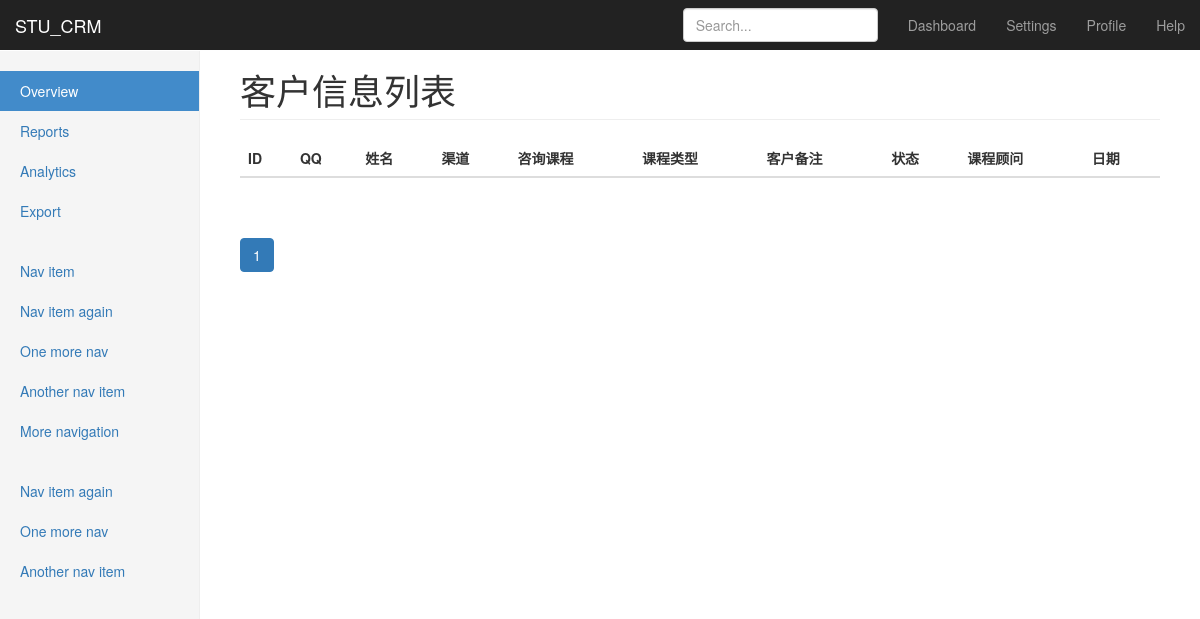
The app's page /crm/customers/ (signed in), older data.
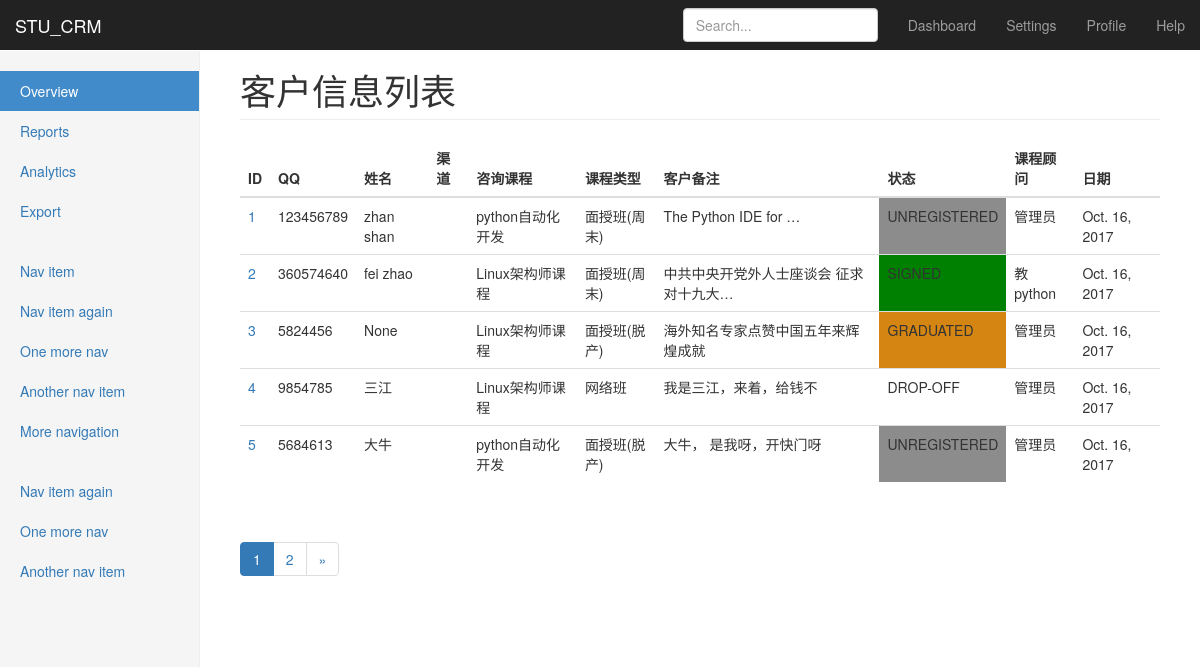
The same page, newer data.
### stu_crm/models.py (models this page shows, shortened)
class Customer(models.Model):#创建客户表
    qq = models.CharField(max_length=64,unique=True)
    name = models.CharField(max_length=32,blank=True,null=True)#客户资询字段名字不是必要的
    phone = models.BigIntegerField(blank=True,null=True)#电话，长整数
    course = models.ForeignKey('Course')#要咨询的课程，关联课程表
    course_type = models.CharField(max_length=64,choices=course_type_choices,default='offline_weekend')#要以什么形式上课
    consult_memo = models.TextField()#咨询记录
    source_type_choices = (('qq', u"qq群"),
                   ('referral', u"内部转介绍"),
                   ('51cto', u"51cto"),
                   ('agent', u"招生代理"),
                   ('others', u"其它"),
                   )#来源渠道选项
    source_type = models.CharField(max_length=64,choices=source_type_choices)#来源渠道
    referral_from = models.ForeignKey('self',blank=True,null=True,related_name="internal_who")#写表名也行'Customer',关联自己
    status_choices = (('signed',u"已报名"),
                      ('unregistered',u"未报名"),
                      ('graduated',u"已毕业"),
                      ('drop-off',u"退学"),
                      )#客户状态
    status = models.CharField(choices=status_choices,max_length=64)#记录客户状态
    consultant = models.ForeignKey('UserProfile',verbose_name='课程顾问')#记录接待人
    class_list = models.ManyToManyField("ClassList",blank=True)#manytomany不需要null=True,记录已报名客户所在班级
    date = models.DateField('咨询日期',auto_now_add=True)#记录咨询日期

class Course(models.Model):#课程表
    name = models.CharField(max_length=64,unique=True)#课程名
    online_price = models.IntegerField()#网络班价格
    offline_price = models.IntegerField()#面授班价格
    introduction = models.TextField()#课程介绍
    def __str__(self):
        return self.name

class UserProfile(models.Model):#创建用户表
    user = models.OneToOneField(User)#一对一 关联到django用户表
    name = models.CharField(max_length=64)
    school = models.ForeignKey('School')#关联School表
    def __str__(self):
        return self.name  # 反射字段名
    class Meta:
        permissions = (('view_customer_list',"可以查看客户列表"),
                       ('view_customer_info', "可以查看客户详情"),
                       ('edit_own_customer_info', "可以修改自己客户信息"),
                       )

### stu_crm/permissions.py (the view)
    def wrapper(*args,**kwargs):
        print('--start check perm--')
        if perm_check(*args, **kwargs) is not True:
            return render(args[0],'stu_crm/crm/403.html')
        return func(*args,**kwargs)

### stu_crm/permissions.py (called while the page is built)
def check_permission(func):#装饰器
    def wrapper(*args,**kwargs):
        print('--start check perm--')
        if perm_check(*args, **kwargs) is not True:
            return render(args[0],'stu_crm/crm/403.html')
        return func(*args,**kwargs)
    return wrapper

### stu_crm/templatetags/custom_tags.py (called while the page is built)
@register.filter
@stringfilter
def self_upper(value):
    print("--val from template--",value)
    return value.upper()

@register.simple_tag# 可传参数前端使用 {% guess_page customer_list.number page_num %}
def guess_page(current_page,loop_num):
    offset = abs(current_page-loop_num)
    if offset <3:
        if current_page == loop_num:
            page_ele = """<li class ="active"><a href="?page=%s"> %s </a></li>"""  %(loop_num,loop_num)
        else:
            page_ele = """<li class =""><a href="?page=%s"> %s </a></li>"""  %(loop_num,loop_num)
        return format_html(page_ele,)
    else:
        return ''

### stu_crm/views.py (called while the page is built)
@check_permission
def customers(request):#前端分页,显示列表
    customer_list = models.Customer.objects.all()
    paginator = Paginator(customer_list,5)
    page = request.GET.get('page')
    try:
        customer_objs = paginator.page(page)#返回指定页
    except PageNotAnInteger:#如果请求错误返回第一页
        customer_objs = paginator.page(1)#报错返回第一页
    except EmptyPage:#如果请求过界返回最后一页
        customer_objs = paginator.page(paginator.num_pages)
    return render(request,'stu_crm/crm/customers.html',{'customer_list' : customer_objs})

### templates/stu_crm/crm/customers.html (shortened to what this page needs)
{% extends '../base.html' %}
{% load custom_tags %}
{% block page-header %}
客户信息列表
{% endblock %}
{% block page-content %}
    <table class="table table-hover">
        <thead>
            <tr>
                <th>ID</th>
                <th>QQ</th>
                <th>姓名</th>
                <th>渠道</th>
                <th>咨询课程</th>
                <th>课程类型</th>
                <th>客户备注</th>
                <th>状态</th>
                <th>课程顾问</th>
                <th>日期</th>
            </tr>
        </thead>
        <tbody>
            {%  for customer in customer_list %}
                <tr>
                    <td><a href="{% url 'customer_detail' customer.id %}">{{ customer.id }}</a></td>
                    <td>{{ customer.qq }}</td>
                    <td>{{ customer.name }}</td>
                    <td>{{ customer.source }}</td>
                    <td>{{ customer.course }}</td>
                    <td>{{ customer.get_course_type_display }}</td>
                    <td>{{ customer.consult_memo | truncatechars:20}}</td>
                    <td class="{{ customer.status }}">{{ customer.status|self_upper}}</td>
                    <td>{{ customer.consultant }}</td>
                    <td>{{ customer.date }}</td>
                </tr>
            {% endfor %}
        </tbody>
    </table>
    <div class="pagination">
        <nav >
          <ul class="pagination">
              {%  for page_num in customer_list.paginator.page_range %}
                  {% guess_page customer_list.number page_num %}
              {% endfor %}
              {% if customer_list.has_next %}
                <li class=""><a href="?page={{ customer_list.next_page_number }}" aria-label="Next"><span aria-hidden="true">&raquo;</span></a></li>
              {% endif %}
          </ul>
        </nav>
    </div>
{% endblock %}

### templates/stu_crm/base.html (shortened to what this page needs)
<!DOCTYPE html>
<html lang="zh-CN"><head><meta http-equiv="Content-Type" content="text/html; charset=UTF-8">
    <link href="/static/bootstrap-3.3.7-dist/css/bootstrap.min.css" rel="stylesheet">
    <link href="/static/bootstrap-3.3.7-dist/css/dashboard.css" rel="stylesheet">
    <link href="/static/bootstrap-3.3.7-dist/css/custom.css" rel="stylesheet">
  </head>
  <body>
    <nav class="navbar navbar-inverse navbar-fixed-top">
      <div class="container-fluid">
        <div class="navbar-header">
          <a class="navbar-brand" href="http://v3.bootcss.com/examples/dashboard/#">STU_CRM</a>
        </div>
        <div id="navbar" class="navbar-collapse collapse">
          <ul class="nav navbar-nav navbar-right">
            <li><a href="http://v3.bootcss.com/examples/dashboard/#">Dashboard</a></li>
            <li><a href="http://v3.bootcss.com/examples/dashboard/#">Settings</a></li>
            <li><a href="http://v3.bootcss.com/examples/dashboard/#">Profile</a></li>
            <li><a href="http://v3.bootcss.com/examples/dashboard/#">Help</a></li>
          </ul>
          <form class="navbar-form navbar-right">
            <input type="text" class="form-control" placeholder="Search...">
          </form>
        </div>
      </div>
    </nav>
    <div class="container-fluid">
      <div class="row">
        <div class="col-sm-3 col-md-2 sidebar">
          <ul class="nav nav-sidebar">
            <li class="active"><a href="http://v3.bootcss.com/examples/dashboard/#">Overview <span class="sr-only">(current)</span></a></li>
            <li><a href="http://v3.bootcss.com/examples/dashboard/#">Reports</a></li>
            <li><a href="http://v3.bootcss.com/examples/dashboard/#">Analytics</a></li>
            <li><a href="http://v3.bootcss.com/examples/dashboard/#">Export</a></li>
          </ul>
          <ul class="nav nav-sidebar">
            <li><a href="http://v3.bootcss.com/examples/dashboard/">Nav item</a></li>
            <li><a href="http://v3.bootcss.com/examples/dashboard/">Nav item again</a></li>
            <li><a href="http://v3.bootcss.com/examples/dashboard/">One more nav</a></li>
            <li><a href="http://v3.bootcss.com/examples/dashboard/">Another nav item</a></li>
            <li><a href="http://v3.bootcss.com/examples/dashboard/">More navigation</a></li>
          </ul>
          <ul class="nav nav-sidebar">
            <li><a href="http://v3.bootcss.com/examples/dashboard/">Nav item again</a></li>
            <li><a href="http://v3.bootcss.com/examples/dashboard/">One more nav</a></li>
            <li><a href="http://v3.bootcss.com/examples/dashboard/">Another nav item</a></li>
          </ul>
        </div>
        <div class="col-sm-9 col-sm-offset-3 col-md-10 col-md-offset-2 main">
          <h1 class="page-header">{% block page-header %}Your page header{% endblock %}</h1>
            {% block page-content %}{% endblock %}
        </div>
      </div>
    </div>
</body></html>

Row changes from the older to the newer data that the page shows:
added Customer: id "1", qq "123456789", name "zhan shan", course "python自动化开发", course_type "面授班(周末)", consult_memo "The Python IDE for …", status|self_upper "UNREGISTERED", consultant "管理员", date "Oct. 16, 2017"
added Customer: id "2", qq "360574640", name "fei zhao", course "Linux架构师课程", course_type "面授班(周末)", consult_memo "中共中央开党外人士座谈会 征求对十九大…", status|self_upper "SIGNED", consultant "教python", date "Oct. 16, 2017"
added Customer: id "3", qq "5824456", name "None", course "Linux架构师课程", course_type "面授班(脱产)", consult_memo "海外知名专家点赞中国五年来辉煌成就", status|self_upper "GRADUATED", consultant "管理员", date "Oct. 16, 2017"
added Customer: id "4", qq "9854785", name "三江", course "Linux架构师课程", course_type "网络班", consult_memo "我是三江，来着，给钱不", status|self_upper "DROP-OFF", consultant "管理员", date "Oct. 16, 2017"
added Customer: id "5", qq "5684613", name "大牛", course "python自动化开发", course_type "面授班(脱产)", consult_memo "大牛， 是我呀，开快门呀", status|self_upper "UNREGISTERED", consultant "管理员", date "Oct. 16, 2017"
Text that changed along with them:
new list line: "2"
